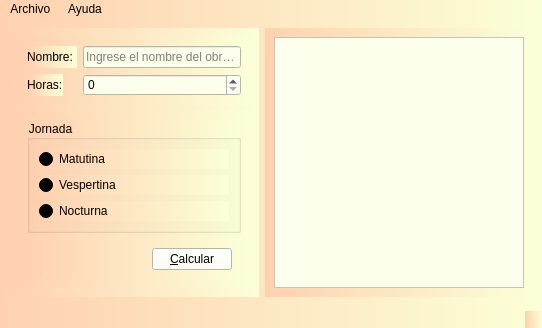
<?xml version="1.0" encoding="UTF-8"?>
<ui version="4.0">
 <class>Principal</class>
 <widget class="QMainWindow" name="Principal">
  <property name="geometry">
   <rect>
    <x>0</x>
    <y>0</y>
    <width>542</width>
    <height>314</height>
   </rect>
  </property>
  <property name="windowTitle">
   <string>Principal</string>
  </property>
  <property name="windowIcon">
   <iconset resource="Recursos.qrc">
    <normaloff>:/Iconos/Recursos/dinero.jpg</normaloff>:/Iconos/Recursos/dinero.jpg</iconset>
  </property>
  <property name="styleSheet">
   <string notr="true">background-color: qlineargradient(spread:repeat, x1:0, y1:0, x2:1, y2:0, stop:0 rgba(255, 209, 176, 255), stop:1 rgba(251, 255, 215, 255));
color: rgb(0, 0, 0);</string>
  </property>
  <widget class="QWidget" name="centralwidget">
   <layout class="QHBoxLayout" name="horizontalLayout_2">
    <item>
     <widget class="QWidget" name="widget_4" native="true">
      <property name="minimumSize">
       <size>
        <width>250</width>
        <height>0</height>
       </size>
      </property>
      <layout class="QVBoxLayout" name="verticalLayout_4">
       <item>
        <widget class="QWidget" name="widget_2" native="true">
         <layout class="QFormLayout" name="formLayout">
          <item row="0" column="0">
           <widget class="QLabel" name="label">
            <property name="text">
             <string>Nombre: </string>
            </property>
           </widget>
          </item>
          <item row="0" column="1">
           <widget class="QLineEdit" name="inNombre">
            <property name="styleSheet">
             <string notr="true">background-color: rgb(253, 255, 237);</string>
            </property>
            <property name="text">
             <string/>
            </property>
            <property name="placeholderText">
             <string>Ingrese el nombre del obrero</string>
            </property>
           </widget>
          </item>
          <item row="1" column="0">
           <widget class="QLabel" name="label_2">
            <property name="text">
             <string>Horas:</string>
            </property>
           </widget>
          </item>
          <item row="1" column="1">
           <widget class="QSpinBox" name="inHoras">
            <property name="styleSheet">
             <string notr="true">background-color: rgb(253, 255, 237);</string>
            </property>
            <property name="maximum">
             <number>50</number>
            </property>
           </widget>
          </item>
         </layout>
        </widget>
       </item>
       <item>
        <widget class="QWidget" name="widget_3" native="true">
         <layout class="QVBoxLayout" name="verticalLayout_3">
          <item>
           <widget class="QGroupBox" name="groupBox">
            <property name="title">
             <string>Jornada</string>
            </property>
            <layout class="QVBoxLayout" name="verticalLayout_2">
             <item>
              <widget class="QRadioButton" name="inMatutina">
               <property name="text">
                <string>Matutina </string>
               </property>
               <property name="checked">
                <bool>true</bool>
               </property>
              </widget>
             </item>
             <item>
              <widget class="QRadioButton" name="inVespertina">
               <property name="text">
                <string>Vespertina</string>
               </property>
              </widget>
             </item>
             <item>
              <widget class="QRadioButton" name="inNocturna">
               <property name="text">
                <string>Nocturna</string>
               </property>
              </widget>
             </item>
            </layout>
           </widget>
          </item>
          <item>
           <widget class="QWidget" name="widget_5" native="true">
            <layout class="QHBoxLayout" name="horizontalLayout">
             <item>
              <spacer name="horizontalSpacer">
               <property name="orientation">
                <enum>Qt::Horizontal</enum>
               </property>
               <property name="sizeHint" stdset="0">
                <size>
                 <width>112</width>
                 <height>20</height>
                </size>
               </property>
              </spacer>
             </item>
             <item>
              <widget class="QPushButton" name="cmdCalcular">
               <property name="styleSheet">
                <string notr="true">background-color: rgb(253, 255, 237);</string>
               </property>
               <property name="text">
                <string>&amp;Calcular</string>
               </property>
              </widget>
             </item>
            </layout>
           </widget>
          </item>
          <item>
           <spacer name="verticalSpacer">
            <property name="orientation">
             <enum>Qt::Vertical</enum>
            </property>
            <property name="sizeHint" stdset="0">
             <size>
              <width>20</width>
              <height>40</height>
             </size>
            </property>
           </spacer>
          </item>
         </layout>
        </widget>
       </item>
      </layout>
     </widget>
    </item>
    <item>
     <widget class="QWidget" name="widget" native="true">
      <layout class="QVBoxLayout" name="verticalLayout">
       <item>
        <widget class="QPlainTextEdit" name="outResultado">
         <property name="minimumSize">
          <size>
           <width>250</width>
           <height>0</height>
          </size>
         </property>
         <property name="styleSheet">
          <string notr="true">background-color: rgb(253, 255, 237);</string>
         </property>
         <property name="readOnly">
          <bool>true</bool>
         </property>
        </widget>
       </item>
      </layout>
     </widget>
    </item>
   </layout>
  </widget>
  <widget class="QMenuBar" name="menubar">
   <property name="geometry">
    <rect>
     <x>0</x>
     <y>0</y>
     <width>542</width>
     <height>21</height>
    </rect>
   </property>
   <widget class="QMenu" name="menuArchivo">
    <property name="title">
     <string>Archivo </string>
    </property>
    <addaction name="actionNuevo"/>
    <addaction name="actionAbrir"/>
    <addaction name="actionCalcular"/>
    <addaction name="actionGuardar"/>
    <addaction name="actionSalir"/>
   </widget>
   <widget class="QMenu" name="menuAyuda">
    <property name="title">
     <string>Ayuda</string>
    </property>
    <addaction name="actionAcerca_de"/>
   </widget>
   <addaction name="menuArchivo"/>
   <addaction name="menuAyuda"/>
  </widget>
  <widget class="QStatusBar" name="statusbar"/>
  <action name="actionNuevo">
   <property name="icon">
    <iconset resource="Recursos.qrc">
     <normaloff>:/Iconos/Recursos/new.png</normaloff>:/Iconos/Recursos/new.png</iconset>
   </property>
   <property name="text">
    <string>&amp;Nuevo</string>
   </property>
   <property name="shortcut">
    <string>Ctrl+N</string>
   </property>
  </action>
  <action name="actionAbrir">
   <property name="icon">
    <iconset resource="Recursos.qrc">
     <normaloff>:/Iconos/Recursos/open-box.png</normaloff>:/Iconos/Recursos/open-box.png</iconset>
   </property>
   <property name="text">
    <string>A&amp;brir</string>
   </property>
   <property name="shortcut">
    <string>Ctrl+O</string>
   </property>
  </action>
  <action name="actionGuardar">
   <property name="icon">
    <iconset resource="Recursos.qrc">
     <normaloff>:/Iconos/Recursos/guardar.png</normaloff>:/Iconos/Recursos/guardar.png</iconset>
   </property>
   <property name="text">
    <string>&amp;Guardar</string>
   </property>
   <property name="shortcut">
    <string>Ctrl+S</string>
   </property>
  </action>
  <action name="actionSalir">
   <property name="icon">
    <iconset resource="Recursos.qrc">
     <normaloff>:/Iconos/Recursos/exit.jpg</normaloff>:/Iconos/Recursos/exit.jpg</iconset>
   </property>
   <property name="text">
    <string>&amp;Salir</string>
   </property>
   <property name="shortcut">
    <string>Ctrl+Q</string>
   </property>
  </action>
  <action name="actionAcerca_de">
   <property name="icon">
    <iconset resource="Recursos.qrc">
     <normaloff>:/Iconos/Recursos/help.jpg</normaloff>:/Iconos/Recursos/help.jpg</iconset>
   </property>
   <property name="text">
    <string>A&amp;cerca de</string>
   </property>
  </action>
  <action name="actionCalcular">
   <property name="icon">
    <iconset resource="Recursos.qrc">
     <normaloff>:/Iconos/Recursos/calculator (1).png</normaloff>:/Iconos/Recursos/calculator (1).png</iconset>
   </property>
   <property name="text">
    <string>Calcular</string>
   </property>
   <property name="shortcut">
    <string>F1</string>
   </property>
  </action>
 </widget>
 <resources>
  <include location="Recursos.qrc"/>
 </resources>
 <connections/>
</ui>
